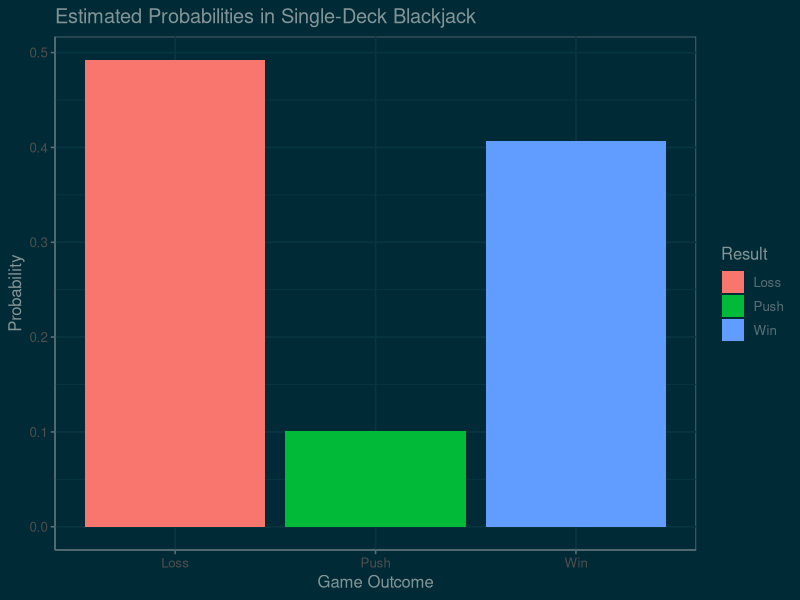

This chart was generated by the following R code:
## ---- chunk 1
library(purrr)
library(ggthemes)

simulate_blackjack_game <- function() {

  deck <- c(rep(2:10, 4), rep(10, 12), rep(11, 4)) 
  deck <- sample(deck, length(deck), replace = FALSE)
  

  player_hand <- deck[1:2]
  dealer_hand <- deck[3:4]
  deck <- deck[-(1:4)] 
  hand_total <- function(hand) {
    total <- sum(hand)
    num_aces <- sum(hand == 11)
  
    while (total > 21 & num_aces > 0) {
      total <- total - 10
      num_aces <- num_aces - 1
    }
    
    return(total)
  }
  
 
  while (hand_total(player_hand) < 17) {
    player_hand <- c(player_hand, deck[1])  
    deck <- deck[-1] 
  }
  player_total <- hand_total(player_hand)
  

  while (hand_total(dealer_hand) < 17) {
    dealer_hand <- c(dealer_hand, deck[1]) 
    deck <- deck[-1] 
  }
  dealer_total <- hand_total(dealer_hand)

  if (player_total > 21) {
    return("Loss") 
  } else if (dealer_total > 21 | player_total > dealer_total) {
    return("Win") 
  } else if (player_total == dealer_total) {
    return("Push") 
  } else {
    return("Loss") 
  }
}


num_simulations <- 100000
results <- map_chr(1:num_simulations, ~ simulate_blackjack_game())


win_prob <- mean(results == "Win")
loss_prob <- mean(results == "Loss")
push_prob <- mean(results == "Push")


cat("Estimated probability of winning:", win_prob, "\n")
cat("Estimated probability of losing:", loss_prob, "\n")
cat("Estimated probability of a push (tie):", push_prob, "\n")


library(ggplot2)
df <- data.frame(Result = c("Win", "Loss", "Push"), Probability = c(win_prob, loss_prob, push_prob))

ggplot(df, aes(x = Result, y = Probability, fill = Result)) +
  geom_bar(stat = "identity") +
  labs(title = "Estimated Probabilities in Single-Deck Blackjack", y = "Probability", x = "Game Outcome") +
  theme_minimal() + theme_solarized(light = FALSE)
